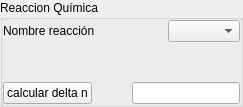
                         <widget class="QGroupBox" name="group_box_rq">
                          <property name="title">
                           <string>Reaccion Química</string>
                          </property>
                          <layout class="QVBoxLayout" name="verticalLayout_28">
                           <property name="spacing">
                            <number>0</number>
                           </property>
                           <property name="leftMargin">
                            <number>0</number>
                           </property>
                           <property name="topMargin">
                            <number>0</number>
                           </property>
                           <property name="rightMargin">
                            <number>0</number>
                           </property>
                           <property name="bottomMargin">
                            <number>0</number>
                           </property>
                           <item>
                            <layout class="QVBoxLayout" name="verticalLayout_29">
                             <item>
                              <layout class="QHBoxLayout" name="horizontalLayout_7">
                               <item>
                                <widget class="QLabel" name="label_31">
                                 <property name="text">
                                  <string>Nombre reacción</string>
                                 </property>
                                </widget>
                               </item>
                               <item>
                                <spacer name="horizontalSpacer">
                                 <property name="orientation">
                                  <enum>Qt::Horizontal</enum>
                                 </property>
                                 <property name="sizeHint" stdset="0">
                                  <size>
                                   <width>40</width>
                                   <height>20</height>
                                  </size>
                                 </property>
                                </spacer>
                               </item>
                               <item>
                                <widget class="QComboBox" name="nombre_reaccion_rq_box"/>
                               </item>
                              </layout>
                             </item>
                             <item>
                              <spacer name="verticalSpacer_3">
                               <property name="orientation">
                                <enum>Qt::Vertical</enum>
                               </property>
                               <property name="sizeHint" stdset="0">
                                <size>
                                 <width>20</width>
                                 <height>40</height>
                                </size>
                               </property>
                              </spacer>
                             </item>
                             <item>
                              <layout class="QHBoxLayout" name="horizontalLayout_8">
                               <item>
                                <widget class="QPushButton" name="delta_n_btn">
                                 <property name="text">
                                  <string>calcular delta n</string>
                                 </property>
                                </widget>
                               </item>
                               <item>
                                <spacer name="horizontalSpacer_3">
                                 <property name="orientation">
                                  <enum>Qt::Horizontal</enum>
                                 </property>
                                 <property name="sizeHint" stdset="0">
                                  <size>
                                   <width>40</width>
                                   <height>20</height>
                                  </size>
                                 </property>
                                </spacer>
                               </item>
                               <item>
                                <widget class="QLineEdit" name="delta_n_edit"/>
                               </item>
                              </layout>
                             </item>
                            </layout>
                           </item>
                          </layout>
                         </widget>
